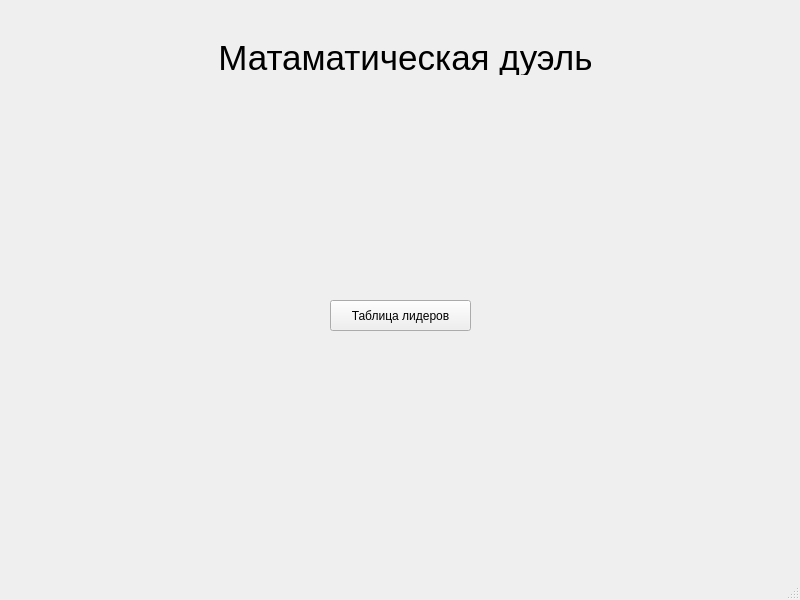
<?xml version="1.0" encoding="UTF-8"?>
<ui version="4.0">
 <class>MainWindow</class>
 <widget class="QMainWindow" name="MainWindow">
  <property name="geometry">
   <rect>
    <x>0</x>
    <y>0</y>
    <width>800</width>
    <height>600</height>
   </rect>
  </property>
  <property name="windowTitle">
   <string>MainWindow</string>
  </property>
  <widget class="QWidget" name="centralwidget">
   <widget class="QLabel" name="label">
    <property name="geometry">
     <rect>
      <x>220</x>
      <y>40</y>
      <width>371</width>
      <height>35</height>
     </rect>
    </property>
    <property name="font">
     <font>
      <pointsize>26</pointsize>
     </font>
    </property>
    <property name="layoutDirection">
     <enum>Qt::LeftToRight</enum>
    </property>
    <property name="text">
     <string>Матаматическая дуэль</string>
    </property>
    <property name="alignment">
     <set>Qt::AlignCenter</set>
    </property>
   </widget>
   <widget class="QPushButton" name="pushButton">
    <property name="geometry">
     <rect>
      <x>330</x>
      <y>300</y>
      <width>141</width>
      <height>31</height>
     </rect>
    </property>
    <property name="text">
     <string>Таблица лидеров</string>
    </property>
   </widget>
  </widget>
  <widget class="QMenuBar" name="menubar">
   <property name="geometry">
    <rect>
     <x>0</x>
     <y>0</y>
     <width>800</width>
     <height>18</height>
    </rect>
   </property>
  </widget>
  <widget class="QStatusBar" name="statusbar"/>
 </widget>
 <resources/>
 <connections/>
</ui>
